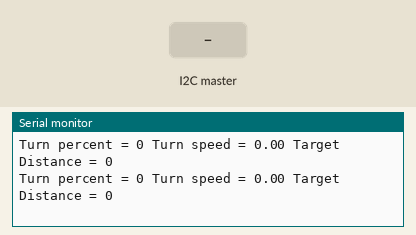
The sketch below on a simulated Arduino Uno, built with avr-gcc and run on an emulated ATmega328P. Shown: the last lines printed to the serial monitor. The inputs (shaded band) are chosen by the test bench.

Above: at 1.2 s.
1.3 s: the I2C master sends the byte 1
At 1.32 s:
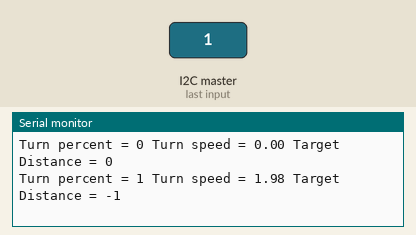
2.8 s: the I2C master sends the byte 90
At 2.83 s:
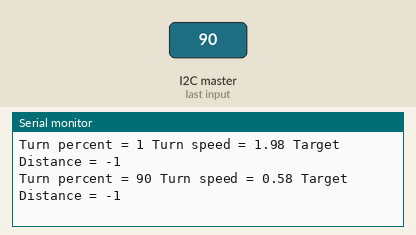
5.8 s: the I2C master sends the byte 0
At 5.86 s:
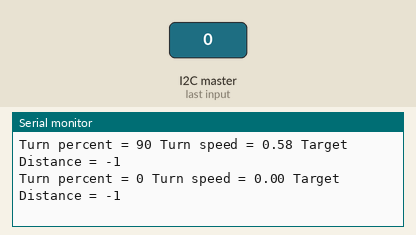
Timing chart, 0 to 8.8 s (numbered marks = the images above; inputs shaded):
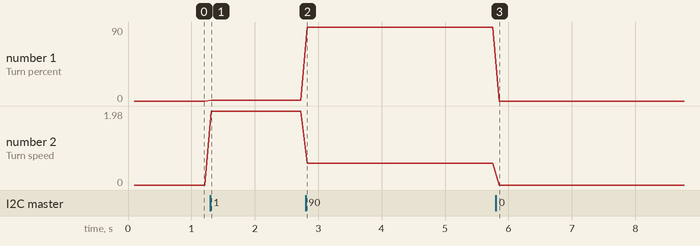

The sketch:

ic2_get_data_qb.ino
```cpp
#include <Wire.h>


int turn_percent = 0;
int target_distance = 0;
float speed_float = 0;
float maxSpeed = 2.0;

void upadate_speed(int new_turn_percent){
  if (new_turn_percent == 0){
    speed_float = 0;
  }else{
    float middle = (float)((turn_percent-127.0)/127.0)*maxSpeed;
    speed_float = -1*middle;
  }
}

void receiveEvent(int howMany) {
  if (Wire.available()>=1){//one less than how many byte
    turn_percent = Wire.read();
    target_distance = Wire.read();
  }

  //if there is extra
  while(Wire.available()) {
     Wire.read();
  }
  upadate_speed(turn_percent);

}


int i2c_handler_start(){

}

void setup() {
  Wire.begin(0x8);                // join i2c bus with address #8
  Wire.onReceive(receiveEvent); // register event
  Serial.begin(9600);
  i2c_handler_start();
}

void loop(){
  delay(100);
  Serial.print("Turn percent = ");
  Serial.print((int)turn_percent);
  Serial.print(" Turn speed = ");
  Serial.print(speed_float);
  Serial.print(" Target Distance = ");
  Serial.println(target_distance);
}
```

Measured:
- after the input at 1.3 s, the serial monitor: prints a new line at once (image 1)
- after the input at 2.8 s, the serial monitor: prints a new line at once (image 2)
- after the input at 5.8 s, the serial monitor: prints a new line after 0.05 s (image 3)
- plotted number 1: 0 → 1 after the input at 1.3 s, 1 → 90 after the input at 2.8 s, 90 → 0 after the input at 5.8 s
- plotted number 2: 0 → 1.98 after the input at 1.3 s, 1.98 → 0.58 after the input at 2.8 s, 0.58 → 0 after the input at 5.8 s
